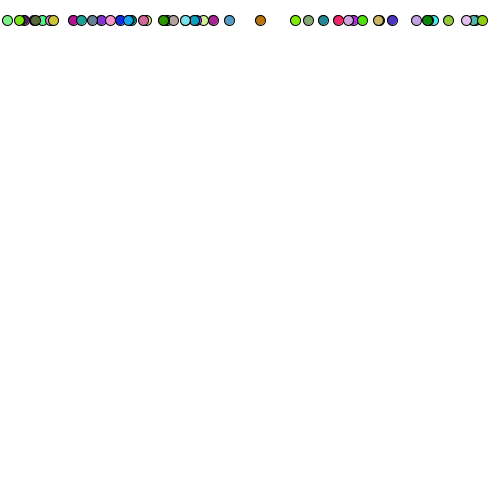
Frame 1 (no input)
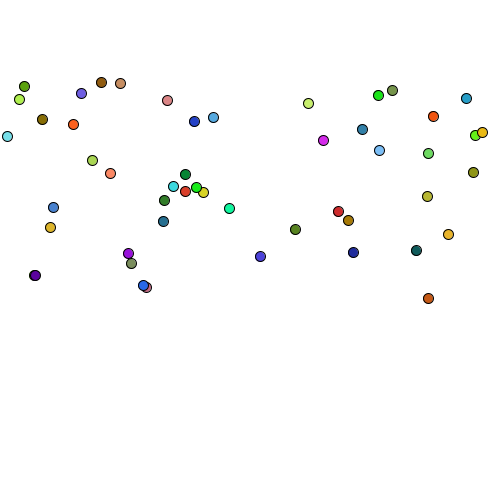
Frame 60 (the mouse pressed at the canvas centre just before this capture)
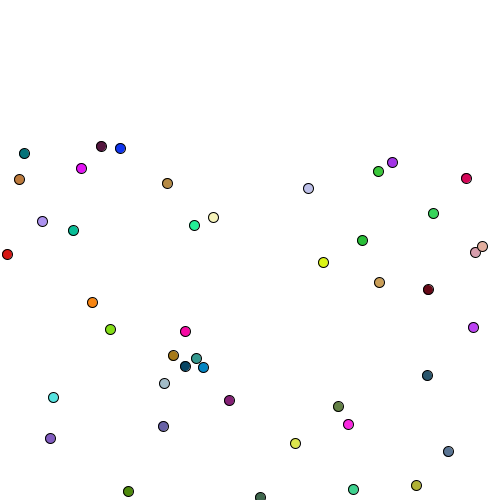
Frame 120 (the mouse held since frame 60 and released just before this capture)

The Processing sketch that drew these frames (run headless with seeded random() and noise(); from frame 60 on, the mouse is pressed at the canvas centre):

// Processing sketch: falling_balls_demo
// ── falling_balls_demo.pde
class Circle
{
  int x;
  float y;
  float speed;
}

final int numCircles = 50;

Circle[] circles = new Circle[numCircles];

final int initialY = 20;

void setup()
{
  size(500,500);
  int circleNum = 0;
  while (circleNum < numCircles)
  {
    circles[circleNum] = new Circle();
    circles[circleNum].x = (int)random(width);
    circles[circleNum].y = initialY;
    circles[circleNum].speed = random(1,5);
 
   circleNum++;
  }
}

void draw()
{
  background(255);
 
  int circleNum = 0;
  while (circleNum < numCircles)
  {
    fill(random(0,255), random(0,255), random(0,255));
    ellipse(circles[circleNum].x, circles[circleNum].y, 10, 10);
    circles[circleNum].y += circles[circleNum].speed;
    circleNum++;
  }
}
